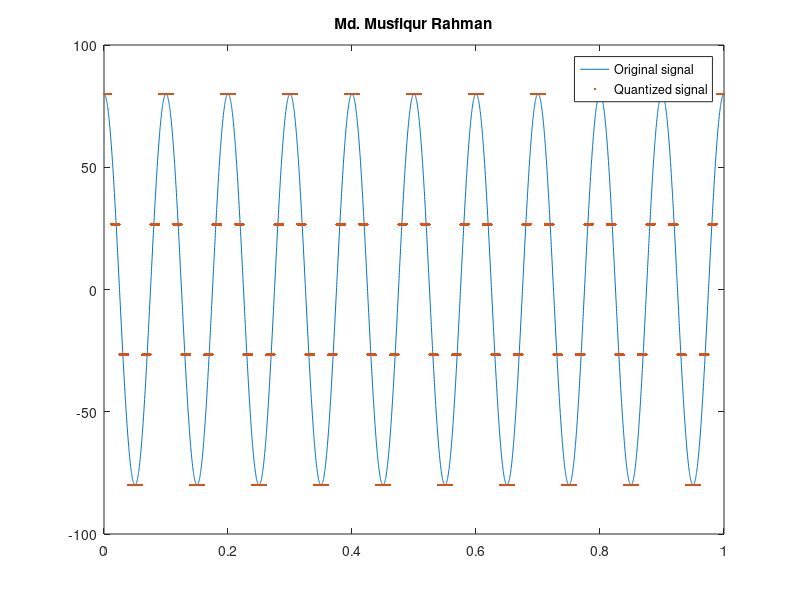

The MATLAB source for this figure:
clear all;
clc;
close all;
fs = 4001; % Sampling frequency
t = 0:1/fs:1-1/fs; % Time duration
A1 = 80; % 1st Amplitude
A2 = 10; % 2nd Amplitude
signal = 80*cos(2*pi*(400*100)*t);
partition = linspace (-60,60,3);
codebook = linspace (-80,80,4);
[index,quants] = quantiz(signal,partition,codebook);
figure
plot(t,signal,t,quants,'.')
title('Md. Musfiqur Rahman');
legend('Original signal','Quantized signal');
